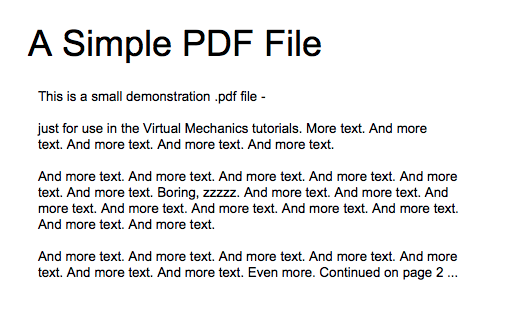
#> input picture OCR MAC VERSION 1/example1.png, 517 x 310 px
$ python tesseract.py --image 'OCR MAC VERSION 1/example1.png'
#> lines starting #> are read from the running program, lines starting #| are printed output that depends on the picture; after the words box and inside, x2 and y2 are one past the last pixel; in counts of white or black regions, pixels touching at a corner belong together
from PIL import Image
import pytesseract
import argparse
import cv2
import os


# If you don't have tesseract executable in your PATH, include the following:
pytesseract.pytesseract.tesseract_cmd = r'C:\Program Files (x86)\Tesseract-OCR\tesseract'


# construct the argument parse and parse the arguments
ap = argparse.ArgumentParser()
ap.add_argument("-i", "--image", required=True,
	help="path to input image to be OCR'd")
ap.add_argument("-p", "--preprocess", type=str, default="thresh",
	help="type of preprocessing to be done")
args = vars(ap.parse_args())

# load the example image and convert it to grayscale
image = cv2.imread(args["image"])
#> image is the input picture: shape (310, 517, 3); mean B, G, R 236.7, 236.3, 236.3
gray = cv2.cvtColor(image, cv2.COLOR_BGR2GRAY)
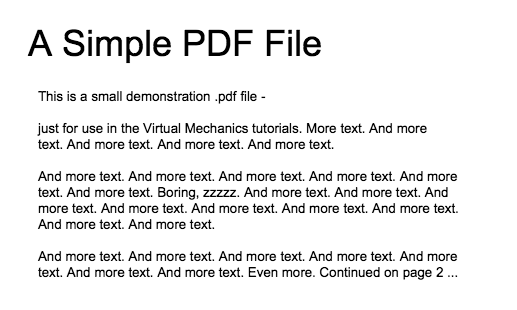
#> gray: shape (310, 517); min 0, max 255, mean 236.3

# check to see if we should apply thresholding to preprocess the
# image
if args["preprocess"] == "thresh":
	gray = cv2.threshold(gray, 0, 255,
		cv2.THRESH_BINARY | cv2.THRESH_OTSU)[1]
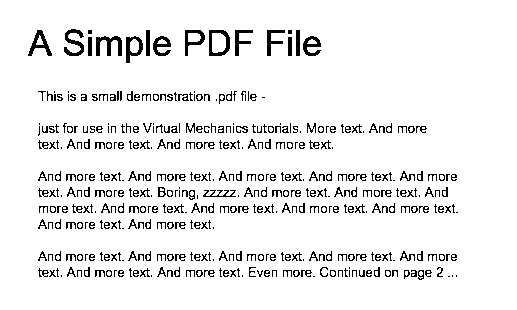
#> gray: shape (310, 517); 92.8% white; black in thin lines or dots, all inside (x1, y1, x2, y2) = (28, 29, 458, 280)

# make a check to see if median blurring should be done to remove
# noise
elif args["preprocess"] == "blur":
	gray = cv2.medianBlur(gray, 3)

# write the grayscale image to disk as a temporary file so we can
# apply OCR to it
#> (the run stopped early here; a loop or call above may not have finished)
